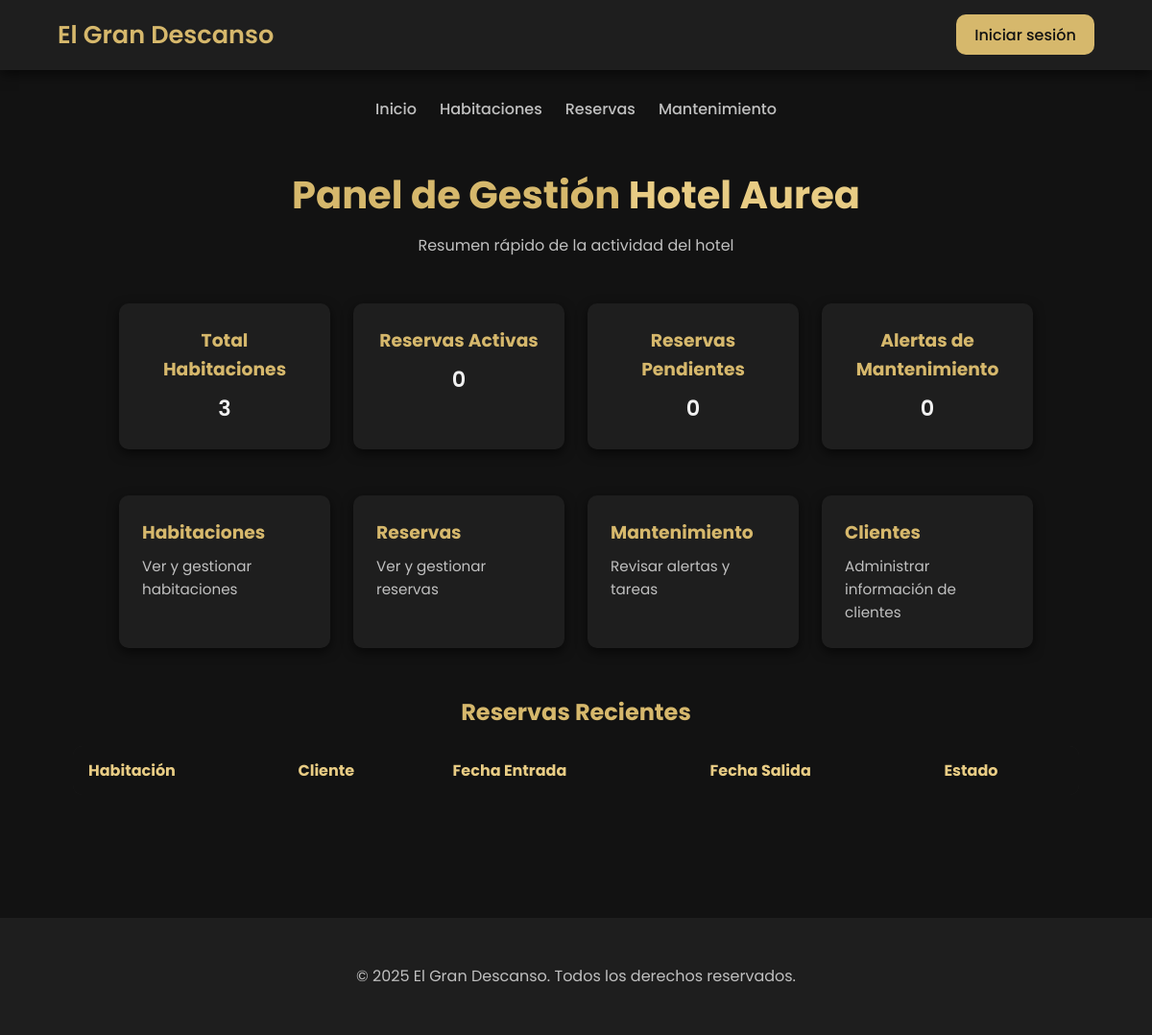
Before: / with the older database file.
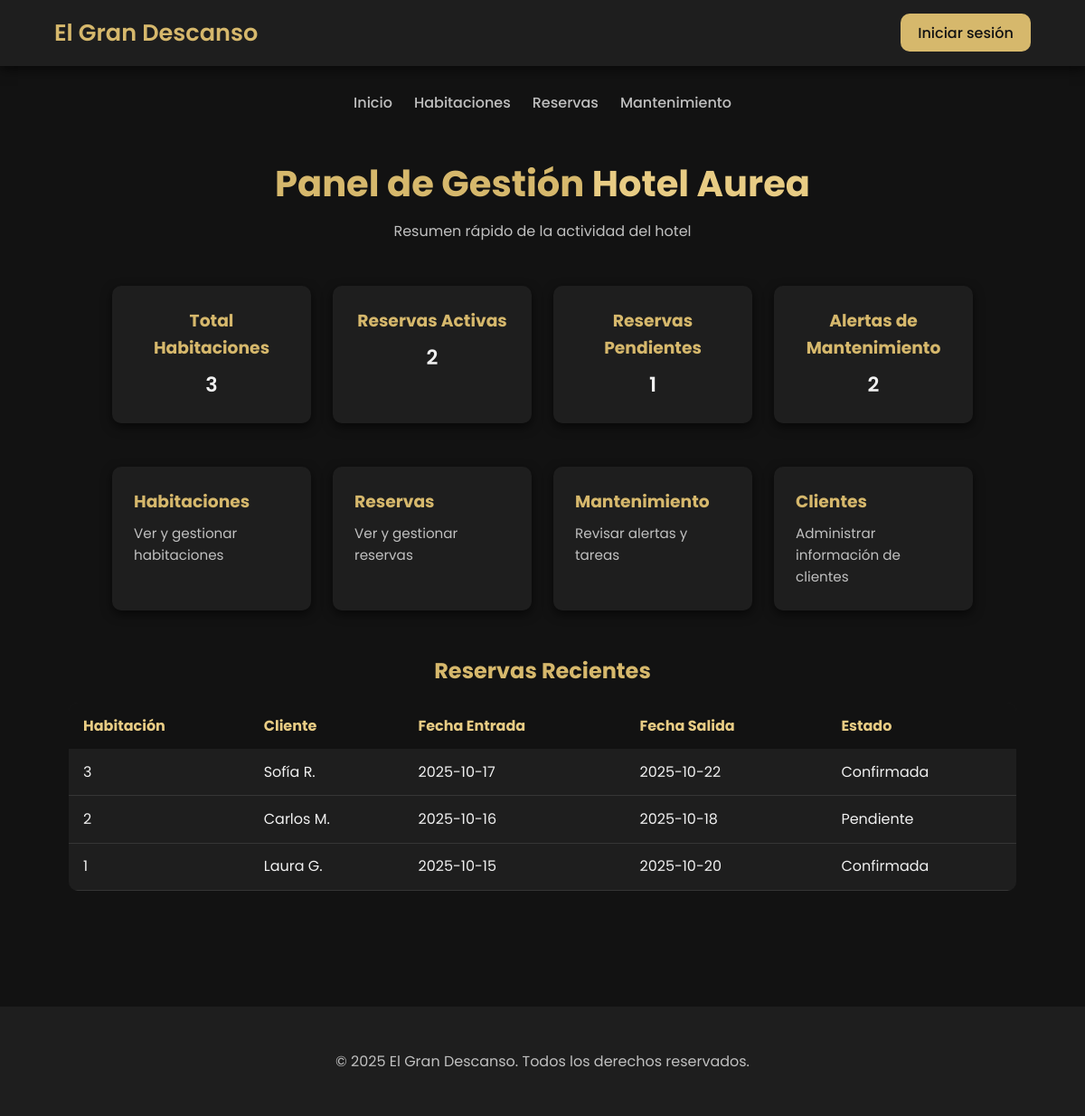
After: the same page with the newer database file.
### tables this page shows
CREATE TABLE reservas (
    id_reserva INT AUTO_INCREMENT PRIMARY KEY,
    id_huesped INT NOT NULL,
    id_habitacion INT NOT NULL,
    fecha_reserva DATE NOT NULL DEFAULT (CURRENT_DATE),
    fecha_llegada DATE NOT NULL,
    fecha_salida DATE NOT NULL,
    precio_total DECIMAL(10,2) NOT NULL,
    estado ENUM('Pendiente', 'Confirmada', 'Cancelada') DEFAULT 'Pendiente',
    FOREIGN KEY (id_huesped) REFERENCES huespedes(id_huesped)
        ON UPDATE CASCADE
        ON DELETE CASCADE,
    FOREIGN KEY (id_habitacion) REFERENCES habitaciones(id_habitacion)
        ON UPDATE CASCADE
        ON DELETE CASCADE
);

CREATE TABLE huespedes (
    id_huesped INT AUTO_INCREMENT PRIMARY KEY,
    nombre VARCHAR(100) NOT NULL,
    email VARCHAR(100) NOT NULL UNIQUE,
    documento_identidad VARCHAR(20) NOT NULL UNIQUE
);

### index.php (the view)
<?php
include 'includes/header.php';
include 'includes/navbar.php';
include 'config/db.php';
$stmt = $conn->query("SELECT COUNT(*) AS total FROM habitaciones");
$totalHabitaciones = $stmt->fetch(PDO::FETCH_ASSOC)['total'];
$stmt = $conn->query("SELECT COUNT(*) AS total FROM reservas WHERE estado='Confirmada'");
$reservasActivas = $stmt->fetch(PDO::FETCH_ASSOC)['total'];
$stmt = $conn->query("SELECT COUNT(*) AS total FROM reservas WHERE estado='Pendiente'");
$reservasPendientes = $stmt->fetch(PDO::FETCH_ASSOC)['total'];
$stmt = $conn->query("SELECT COUNT(*) AS total FROM tareas_mantenimiento WHERE estado='Activa'");
$alertasMantenimiento = $stmt->fetch(PDO::FETCH_ASSOC)['total'];
$tablaReservas = $conn->query("
    SELECT r.id_habitacion, h.nombre AS cliente, r.fecha_llegada AS fecha_entrada, r.fecha_salida, r.estado
    FROM reservas r
    JOIN huespedes h ON r.id_huesped = h.id_huesped
    ORDER BY r.fecha_llegada DESC
    LIMIT 5
");
?>
<main class="dashboard container">
    <section class="dashboard-header">
        <h1>Panel de Gestión <span class="resaltado">Hotel Aurea</span></h1>
        <p>Resumen rápido de la actividad del hotel</p>
    </section>
    <section class="dashboard-resumen cards">
        <div class="card resumen">
            <h3>Total Habitaciones</h3>
            <p><?= $totalHabitaciones ?></p>
        </div>
        <div class="card resumen">
            <h3>Reservas Activas</h3>
            <p><?= $reservasActivas ?></p>
        </div>
        <div class="card resumen">
            <h3>Reservas Pendientes</h3>
            <p><?= $reservasPendientes ?></p>
        </div>
        <div class="card resumen">
            <h3>Alertas de Mantenimiento</h3>
            <p><?= $alertasMantenimiento ?></p>
        </div>
    </section>
    <section class="dashboard-modulos cards">
        <a href="modules/habitaciones/listar.php" class="card acceso">
            <h3>Habitaciones</h3>
            <p>Ver y gestionar habitaciones</p>
        </a>
        <a href="modules/reservas/listar.php" class="card acceso">
            <h3>Reservas</h3>
            <p>Ver y gestionar reservas</p>
        </a>
        <a href="modules/mantenimiento/listar.php" class="card acceso">
            <h3>Mantenimiento</h3>
            <p>Revisar alertas y tareas</p>
        </a>
        <a href="modules/clientes/listar.php" class="card acceso">
            <h3>Clientes</h3>
            <p>Administrar información de clientes</p>
        </a>
    </section>
    <section class="dashboard-tabla">
        <h2>Reservas Recientes</h2>
        <table>
            <thead>
                <tr>
                    <th>Habitación</th>
                    <th>Cliente</th>
                    <th>Fecha Entrada</th>
                    <th>Fecha Salida</th>
                    <th>Estado</th>
                </tr>
            </thead>
            <tbody>
                <?php while($reserva = $tablaReservas->fetch(PDO::FETCH_ASSOC)): ?>
                <tr>
                    <td><?= $reserva['id_habitacion'] ?></td>
                    <td><?= $reserva['cliente'] ?></td>
                    <td><?= $reserva['fecha_entrada'] ?></td>
                    <td><?= $reserva['fecha_salida'] ?></td>
                    <td><?= $reserva['estado'] ?></td>
                </tr>
                <?php endwhile; ?>
            </tbody>
        </table>
    </section>
</main>
<?php include 'includes/footer.php'; ?>

### includes/header.php (shortened to what this page needs)
<!doctype html>
<html lang="es">
<head>
    <link rel="stylesheet" href="assets/css/style.css">
</head>
<body>
<header class="site-header">
    <div class="container header-inner">
        <h2 class="brand">El Gran Descanso</h2>
        <nav class="header-actions">
            <?php if (isset($_SESSION['user'])): ?>
                <span class="user">Usuario: <?php echo htmlspecialchars($_SESSION['user']); ?></span>
                <a class="btn" href="login/logout.php">Cerrar sesión</a>
            <?php else: ?>
                <a class="btn" href="login/login.php">Iniciar sesión</a>
            <?php endif; ?>
        </nav>
    </div>
</header>

### includes/navbar.php (shortened to what this page needs)
<nav class="main-nav">
    <div class="container nav-inner">
        <ul>
            <li><a href="index.php">Inicio</a></li>
            <li><a href="modules/habitaciones/listar.php">Habitaciones</a></li>
            <li><a href="modules/reservas/listar.php">Reservas</a></li>
            <li><a href="modules/mantenimiento/listar.php">Mantenimiento</a></li>
        </ul>
    </div>
</nav>

### includes/footer.php (shortened to what this page needs)
<footer class="site-footer">
    <div class="container footer-inner">
        <p>© <?php echo date('Y'); ?> El Gran Descanso. Todos los derechos reservados.</p>
    </div>
</footer>

### assets/css/style.css (style rules this page uses)
:root { --color-fondo: #121212; --color-fondo-sec: #1E1E1E; --color-texto: #F0F0F0; --color-texto-sec: #C0C0C0; --color-acento: #D6B86C; --color-acento-claro: #E8CC84; --sombra-suave: 0 4px 12px rgba(0, 0, 0, 0.6); --borde-radio: 10px; --transicion: all 0.3s ease; --fuente-principal: 'Poppins', Arial, sans-serif; --overlay-hero: rgba(0, 0, 0, 0.5); }
* { box-sizing: border-box; margin: 0; padding: 0; }
body { font-family: var(--fuente-principal); background: var(--color-fondo); color: var(--color-texto); line-height: 1.6; }
.container { width: 90%; max-width: 1200px; margin: 0 auto; padding: 1rem; }
.btn { background: var(--color-acento); color: var(--color-fondo); padding: 0.6rem 1.2rem; border-radius: var(--borde-radio); text-decoration: none; font-weight: 500; transition: var(--transicion); }
.site-header { background: var(--color-fondo-sec); color: var(--color-texto); box-shadow: var(--sombra-suave); }
.header-inner { display: flex; justify-content: space-between; align-items: center; padding: 1rem 0; }
.brand { font-size: 1.6rem; font-weight: 600; color: var(--color-acento); }
.header-actions .btn { margin-left: 0.5rem; }
.nav-inner ul { list-style: none; display: flex; gap: 1.5rem; justify-content: center; padding: 0.75rem 0; }
.nav-inner a { color: var(--color-texto-sec); text-decoration: none; font-weight: 500; transition: var(--transicion); }
.resaltado { color: var(--color-acento-claro); }
.cards { display: flex; gap: 1.5rem; justify-content: center; flex-wrap: wrap; }
.card { background: var(--color-fondo-sec); border-radius: var(--borde-radio); box-shadow: var(--sombra-suave); padding: 1.5rem; width: 300px; text-decoration: none; color: var(--color-texto); transition: var(--transicion); }
.card h3 { margin-bottom: 0.5rem; color: var(--color-acento); }
.card p { color: var(--color-texto-sec); font-size: 0.95rem; }
.dashboard-header { text-align: center; margin-bottom: 3rem; }
.dashboard-header h1 { font-size: 2.5rem; color: var(--color-acento); margin-bottom: 0.5rem; }
.dashboard-header p { color: var(--color-texto-sec); }
.dashboard-resumen { display: flex; gap: 1.5rem; flex-wrap: wrap; justify-content: center; margin-bottom: 3rem; }
.dashboard-resumen .card.resumen { background: var(--color-fondo-sec); padding: 1.5rem; width: 220px; border-radius: var(--borde-radio); box-shadow: var(--sombra-suave); text-align: center; transition: var(--transicion); }
.dashboard-resumen .card.resumen h3 { color: var(--color-acento); margin-bottom: 0.5rem; }
.dashboard-resumen .card.resumen p { color: var(--color-texto); font-size: 1.4rem; font-weight: 600; }
.dashboard-modulos { display: flex; flex-wrap: wrap; gap: 1.5rem; justify-content: center; margin-bottom: 3rem; }
.dashboard-modulos .card.acceso { background: var(--color-fondo-sec); color: var(--color-texto); text-decoration: none; padding: 1.5rem; width: 220px; border-radius: var(--borde-radio); box-shadow: var(--sombra-suave); transition: var(--transicion); }
.dashboard-modulos .card.acceso h3 { margin-bottom: 0.5rem; color: var(--color-acento); }
.dashboard-modulos .card.acceso p { color: var(--color-texto-sec); font-size: 0.95rem; }
.dashboard-tabla { overflow-x: auto; margin-bottom: 3rem; }
.dashboard-tabla h2 { color: var(--color-acento); margin-bottom: 1rem; text-align: center; }
.dashboard-tabla table { width: 100%; border-collapse: collapse; background: var(--color-fondo-sec); border-radius: var(--borde-radio); overflow: hidden; }
.dashboard-tabla th, .dashboard-tabla td { padding: 0.8rem 1rem; text-align: left; }
.dashboard-tabla th { background: var(--color-fondo); color: var(--color-acento-claro); }
.dashboard-tabla td { color: var(--color-texto); border-bottom: 1px solid rgba(255,255,255,0.1); }
.site-footer { background: var(--color-fondo-sec); color: var(--color-texto-sec); text-align: center; padding: 2rem 1rem; margin-top: 4rem; }

Changed rows visible on the page:
added reservas: id_habitacion "3", id_huesped.nombre "Sofía R.", fecha_llegada "2025-10-17", fecha_salida "2025-10-22", estado "Confirmada"
added reservas: id_habitacion "2", id_huesped.nombre "Carlos M.", fecha_llegada "2025-10-16", fecha_salida "2025-10-18", estado "Pendiente"
added reservas: id_habitacion "1", id_huesped.nombre "Laura G.", fecha_llegada "2025-10-15", fecha_salida "2025-10-20", estado "Confirmada"
Other visible differences:
$reservasActivas: "0" → "2"
$reservasPendientes: "0" → "1"
$alertasMantenimiento: "0" → "2"
